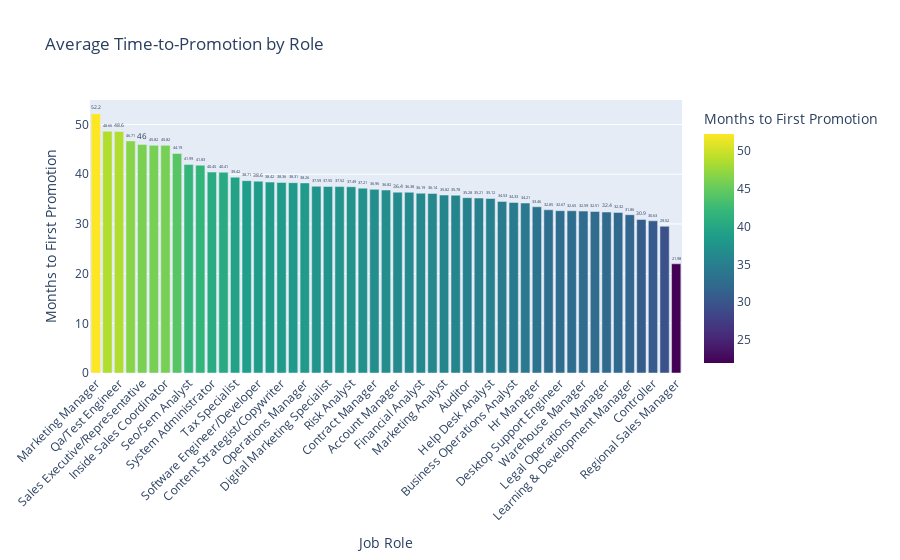

Notebook code cell kept with this figure:
### Code cell
fig_rolepro = px.bar(
    role_promo_stats,
    x="job_role_name",
    y="months_to_promotion",
    text="months_to_promotion",
    title="Average Time-to-Promotion by Role",
    labels={"job_role_name": "Job Role", "months_to_promotion": "Months to First Promotion"},
    color="months_to_promotion",
    color_continuous_scale="Viridis"
)
fig_rolepro.update_traces(textposition="outside")
fig_rolepro.update_layout(xaxis_tickangle=-45)
fig_rolepro.show()

### Figure 1 — Plotly figure (JSON) as saved in the notebook; plotly's stock layout.template omitted (floating-point values rounded to 4 significant figures)
{"data": [{"hovertemplate": "Job Role=%{x}<br>Months to First Promotion=%{marker.color}<extra></extra>", "legendgroup": "", "marker": {"color": [52.2, 48.66, 48.6, 46.71, 46.0, 45.82, 45.82, 44.19, 41.99, 41.83, 40.45, 40.41, 39.42, 38.71, 38.6, 38.42, 38.36, 38.31, 38.26, 37.59, 37.55, 37.52, 37.49, 37.21, 36.96, 36.82, 36.4, 36.38, 36.19, 36.14, 35.82, 35.78, 35.28, 35.21, 35.12, 34.53, 34.33, 34.21, 33.46, 32.85, 32.67, 32.65, 32.59, 32.51, 32.4, 32.32, 31.86, 30.9, 30.63, 29.52, 21.98], "coloraxis": "coloraxis", "pattern": {"shape": ""}}, "name": "", "orientation": "v", "showlegend": false, "text": [52.2, 48.66, 48.6, 46.71, 46.0, 45.82, 45.82, 44.19, 41.99, 41.83, 40.45, 40.41, 39.42, 38.71, 38.6, 38.42, 38.36, 38.31, 38.26, 37.59, 37.55, 37.52, 37.49, 37.21, 36.96, 36.82, 36.4, 36.38, 36.19, 36.14, 35.82, 35.78, 35.28, 35.21, 35.12, 34.53, 34.33, 34.21, 33.46, 32.85, 32.67, 32.65, 32.59, 32.51, 32.4, 32.32, 31.86, 30.9, 30.63, 29.52, 21.98], "textposition": "outside", "type": "bar", "x": ["Marketing Manager", "Network Administrator", "Qa/Test Engineer", "Brand Manager", "Sales Executive/Representative", "Devops Engineer", "Inside Sales Coordinator", "It Support Specialist / Technician", "Seo/Sem Analyst", "Business Development Manager", "System Administrator", "Sales Operations Analyst", "Tax Specialist", "Legal Counsel / Corporate Lawyer", "Software Engineer/Developer", "Inventory Manager", "Content Strategist/Copywriter", "Accountant", "Operations Manager", "Payroll Manager", "Digital Marketing Specialist", "Budget Analyst", "Risk Analyst", "Data Engineer", "Contract Manager", "Machine Learning Engineer", "Account Manager", "It Security Analyst", "Financial Analyst", "Social Media Manager", "Marketing Analyst", "Supply Chain Analyst", "Auditor", "Hr Analyst", "Help Desk Analyst", "Intellectual Property Specialist", "Business Operations Analyst", "Paralegal", "Hr Manager", "Hr Coordinator", "Desktop Support Engineer", "Data Scientist", "Warehouse Manager", "Compliance Officer", "Legal Operations Manager", "Web Developer", "Learning & Development Manager", "Operations/Logistics Coordinator", "Controller", "Talent Acquisition Specialist", "Regional Sales Manager"], "xaxis": "x", "y": [52.2, 48.66, 48.6, 46.71, 46.0, 45.82, 45.82, 44.19, 41.99, 41.83, 40.45, 40.41, 39.42, 38.71, 38.6, 38.42, 38.36, 38.31, 38.26, 37.59, 37.55, 37.52, 37.49, 37.21, 36.96, 36.82, 36.4, 36.38, 36.19, 36.14, 35.82, 35.78, 35.28, 35.21, 35.12, 34.53, 34.33, 34.21, 33.46, 32.85, 32.67, 32.65, 32.59, 32.51, 32.4, 32.32, 31.86, 30.9, 30.63, 29.52, 21.98], "yaxis": "y"}], "layout": {"barmode": "relative", "coloraxis": {"colorbar": {"title": {"text": "Months to First Promotion"}}, "colorscale": [[0, "#440154"], [0.1111, "#482878"], [0.2222, "#3e4989"], [0.3333, "#31688e"], [0.4444, "#26828e"], [0.5556, "#1f9e89"], [0.6667, "#35b779"], [0.7778, "#6ece58"], [0.8889, "#b5de2b"], [1, "#fde725"]]}, "legend": {"tracegroupgap": 0}, "title": {"text": "Average Time-to-Promotion by Role"}, "xaxis": {"anchor": "y", "domain": [0, 1], "tickangle": -45, "title": {"text": "Job Role"}}, "yaxis": {"anchor": "x", "domain": [0, 1], "title": {"text": "Months to First Promotion"}}}}
